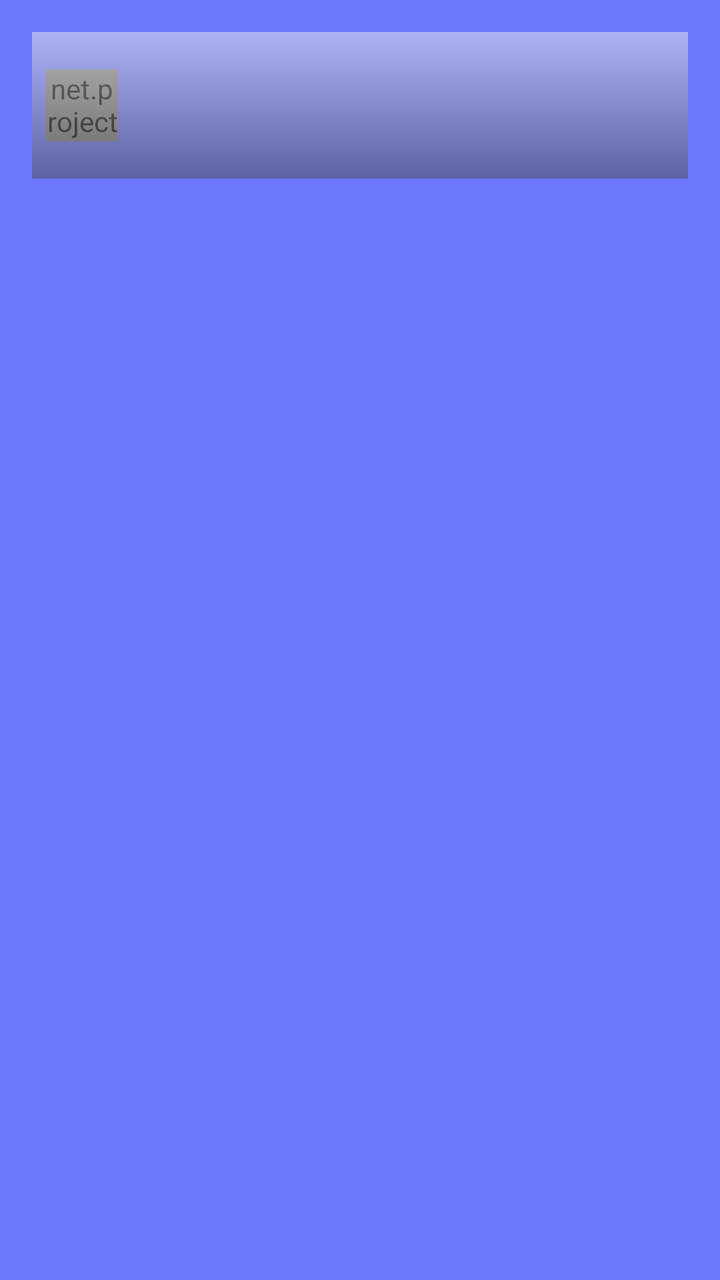
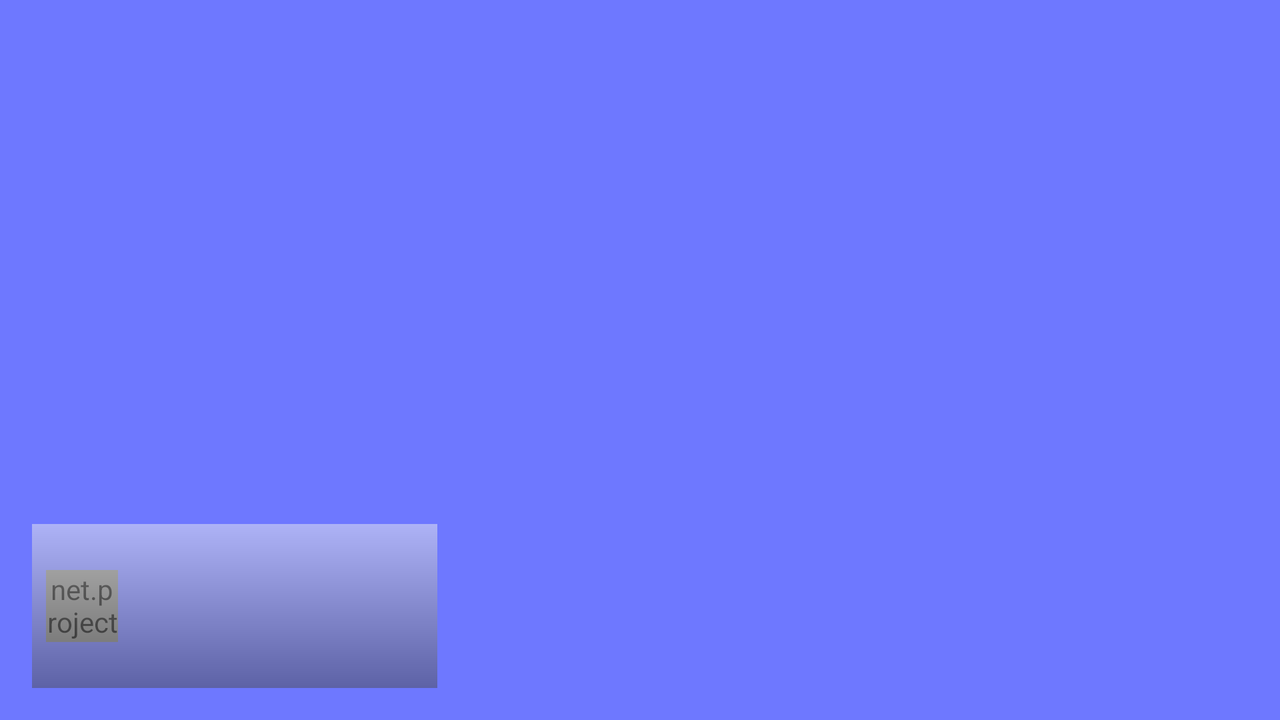

An Android layout and its configuration variant, each rendered on a device that would load it. The default file and the variant file are quoted in full after the pictures.
<!-- AndroidManifest.xml: application theme AppTheme -->
<!-- res/layout/activity_game.xml -->
<FrameLayout xmlns:android="http://schemas.android.com/apk/res/android"
    xmlns:tools="http://schemas.android.com/tools"
    android:id="@+id/rootView"
    android:layout_width="match_parent"
    android:layout_height="match_parent"
    android:paddingLeft="0dp"
    android:paddingRight="0dp"
    android:paddingTop="0dp"
    android:paddingBottom="0dp"
    android:background="@color/sky_0"
    tools:context=".ActivityGame">

    <ImageView android:id="@+id/ivStars"
        android:src="@drawable/stars"
        android:layout_width="match_parent"
        android:layout_height="match_parent"
        android:scaleType="centerCrop"
        android:alpha="0.0"/>

    <LinearLayout
        android:orientation="vertical"
        android:layout_width="match_parent"
        android:layout_height="match_parent"
        android:paddingLeft="@dimen/game_horizontal_padding"
        android:paddingRight="@dimen/game_horizontal_padding"
        android:paddingTop="@dimen/game_vertical_padding"
        android:paddingBottom="@dimen/game_vertical_padding" >

        <FrameLayout
            android:id="@+id/gameBar"
            android:layout_width="match_parent"
            android:layout_height="0dp"
            android:layout_weight="@integer/game_title_weight_small"
            android:layout_marginTop="@dimen/game_bar_margin_top"
            android:layout_marginBottom="@dimen/game_bar_margin_bottom"
            android:layout_marginLeft="@dimen/game_bar_horizontal_margin"
            android:layout_marginRight="@dimen/game_bar_horizontal_margin">

            <include android:id="@+id/compositeTitle"
                android:layout_width="match_parent"
                android:layout_height="match_parent"
                layout="@layout/button" />

        </FrameLayout>

        <FrameLayout
            android:id="@+id/gameFrame"
            android:layout_width="match_parent"
            android:layout_height="0dp"
            android:layout_weight="@integer/game_frame_weight">
        </FrameLayout>

        <FrameLayout
            android:id="@+id/butFrameNext"
            android:layout_width="wrap_content"
            android:layout_height="0dp"
            android:layout_weight="@integer/game_next_weight"
            android:layout_gravity="center_horizontal"
            android:layout_marginTop="@dimen/game_next_margin"
            android:visibility="invisible">

            <Button
                android:id="@+id/butNext"
                android:layout_width="match_parent"
                android:layout_height="match_parent"
                android:onClick="finnishFragment"
                android:background="@null"/>
            <net.project104.civyshkbirds.ImageViewScaling
                android:id="@+id/imgNext"
                android:layout_width="match_parent"
                android:layout_height="match_parent"
                android:scaleType="centerInside"
                android:src="@drawable/icon_next"
                android:layout_gravity="center" />
        </FrameLayout>
    </LinearLayout>
</FrameLayout>
<!-- res/layout/button.xml (included above) -->
<?xml version="1.0" encoding="utf-8"?>
<RelativeLayout xmlns:android="http://schemas.android.com/apk/res/android"
    android:layout_width="match_parent"
    android:layout_height="0dp"
    android:layout_weight="1"
    android:layout_margin="0dp">

    <Button
        android:tag="button"
        android:layout_width="match_parent"
        android:layout_height="match_parent"
        android:background="@drawable/button_background"
        android:textSize="@dimen/font_size_button"/>

    <net.project104.civyshkbirds.ImageViewScaling
        android:tag="icon"
        android:layout_width="@dimen/button_icon_size"
        android:layout_height="@dimen/button_icon_size"
        android:layout_alignParentLeft="true"
        android:layout_centerVertical="true"
        android:layout_margin="@dimen/button_icon_margin"/>

    <View
        android:tag="line_top"
        android:layout_width="match_parent"
        android:layout_height="@dimen/line_width"
        android:background="@color/button_top_line"
        android:layout_alignParentTop="true"/>

    <View
        android:tag="line_bot"
        android:layout_width="match_parent"
        android:layout_height="@dimen/line_width"
        android:background="@color/button_bot_line"
        android:layout_alignParentBottom="true"/>

</RelativeLayout>
<!-- resources referenced by this layout -->
<resources>
  <color name="button_bot_line">#ff222222</color>
  <color name="button_top_line">#ffeeeeee</color>
  <color name="sky_0">#6e78ff</color>
  <dimen name="button_icon_margin">7dp</dimen>
  <!-- from res/values-sw360dp/ -->
  <dimen name="button_icon_size">36dp</dimen>
  <!-- from res/values-sw360dp/ -->
  <dimen name="font_size_button">18sp</dimen>
  <dimen name="game_bar_horizontal_margin">0dp</dimen>
  <dimen name="game_bar_margin_bottom">8dp</dimen>
  <dimen name="game_bar_margin_top">0dp</dimen>
  <dimen name="game_horizontal_padding">@dimen/activity_horizontal_margin</dimen>
  <dimen name="game_next_margin">12dp</dimen>
  <dimen name="game_vertical_padding">@dimen/activity_vertical_margin</dimen>
  <!-- drawable button_background (drawable) -->
  <?xml version="1.0" encoding="utf-8"?>
  <shape xmlns:android="http://schemas.android.com/apk/res/android">
      <gradient
          android:startColor="@color/button_top_bg"
          android:endColor="@color/button_bot_bg"
          android:angle="270" />
      <corners android:radius="0dp" />
  </shape>
  <!-- drawable icon_next: png bitmap (drawable-hdpi, 6758 bytes) -->
  <!-- drawable stars: png bitmap (drawable-hdpi, 22965 bytes) -->
  <integer name="game_frame_weight">18</integer>
  <integer name="game_next_weight">3</integer>
  <integer name="game_title_weight_small">3</integer>
  <style name="AppTheme" parent="Theme.AppCompat.Light.DarkActionBar">
          <item name="android:textSize">20sp</item>
      </style>
  <dimen name="activity_horizontal_margin">16dp</dimen>
  <dimen name="activity_vertical_margin">16dp</dimen>
  <color name="button_top_bg">#7feeeeee</color>
  <color name="button_bot_bg">#7f4c4c4c</color>
</resources>
<!-- res/layout-land/activity_game.xml (the author's variant of the layout above) -->
<!-- drawn on the phone turned sideways -->
<FrameLayout xmlns:android="http://schemas.android.com/apk/res/android"
    xmlns:tools="http://schemas.android.com/tools"
    android:id="@+id/rootView"
    android:layout_width="match_parent"
    android:layout_height="match_parent"
    android:padding="0dp"
    android:background="@color/sky_0"
    tools:context=".GameActivity">

    <FrameLayout
        android:id="@+id/gameFrame"
        android:layout_width="match_parent"
        android:layout_height="match_parent"
        android:layout_weight="@integer/game_frame_weight"
        android:paddingLeft="@dimen/game_horizontal_padding"
        android:paddingRight="@dimen/game_horizontal_padding"
        android:paddingTop="@dimen/game_vertical_padding"
        android:paddingBottom="@dimen/game_vertical_padding" >
    </FrameLayout>

    <TableLayout
        android:layout_width="match_parent"
        android:layout_height="match_parent"
        android:paddingLeft="@dimen/game_horizontal_padding"
        android:paddingRight="@dimen/game_horizontal_padding"
        android:paddingTop="@dimen/game_vertical_padding"
        android:paddingBottom="@dimen/game_vertical_padding">

        <View
            android:layout_height="0dp"
            android:layout_weight="3" />

        <LinearLayout
            android:layout_height="0dp"
            android:layout_weight="1"
            android:orientation="horizontal">

            <include android:id="@+id/compositeTitle"
                android:layout_width="0dp"
                android:layout_height="match_parent"
                android:layout_weight="1"
                layout="@layout/button" />

            <FrameLayout
                android:id="@+id/butFrameNext"
                android:layout_width="0dp"
                android:layout_height="match_parent"
                android:layout_weight="1"
                android:layout_gravity="center"
                android:visibility="invisible">

                <Button
                    android:id="@+id/butNext"
                    android:layout_width="match_parent"
                    android:layout_height="match_parent"
                    android:onClick="finnishFragment"
                    android:background="@null"/>
                <net.project104.civyshkbirds.ImageViewScaling
                    android:id="@+id/imgNext"
                    android:layout_width="match_parent"
                    android:layout_height="match_parent"
                    android:scaleType="centerInside"
                    android:src="@drawable/icon_next"
                    android:layout_gravity="center" />

            </FrameLayout>

            <View
                android:layout_width="0dp"
                android:layout_height="match_parent"
                android:layout_weight="1" />

        </LinearLayout>

    </TableLayout>
</FrameLayout>
<!-- resources referenced by the variant -->
<!-- as the phone turned sideways resolves them -->
<resources>
  <color name="button_bot_line">#ff222222</color>
  <color name="button_top_line">#ffeeeeee</color>
  <color name="sky_0">#6e78ff</color>
  <dimen name="button_icon_margin">7dp</dimen>
  <!-- from res/values-sw360dp/ -->
  <dimen name="button_icon_size">36dp</dimen>
  <!-- from res/values-sw360dp/ -->
  <dimen name="font_size_button">18sp</dimen>
  <dimen name="game_horizontal_padding">@dimen/activity_horizontal_margin</dimen>
  <dimen name="game_vertical_padding">@dimen/activity_vertical_margin</dimen>
  <!-- drawable button_background (drawable) -->
  <?xml version="1.0" encoding="utf-8"?>
  <shape xmlns:android="http://schemas.android.com/apk/res/android">
      <gradient
          android:startColor="@color/button_top_bg"
          android:endColor="@color/button_bot_bg"
          android:angle="270" />
      <corners android:radius="0dp" />
  </shape>
  <!-- drawable icon_next: png bitmap (drawable-hdpi, 6758 bytes) -->
  <!-- from res/values-land/ -->
  <integer name="game_frame_weight">12</integer>
  <style name="AppTheme" parent="Theme.AppCompat.Light.DarkActionBar">
          <item name="android:textSize">20sp</item>
      </style>
  <dimen name="activity_horizontal_margin">16dp</dimen>
  <dimen name="activity_vertical_margin">16dp</dimen>
  <color name="button_top_bg">#7feeeeee</color>
  <color name="button_bot_bg">#7f4c4c4c</color>
</resources>
